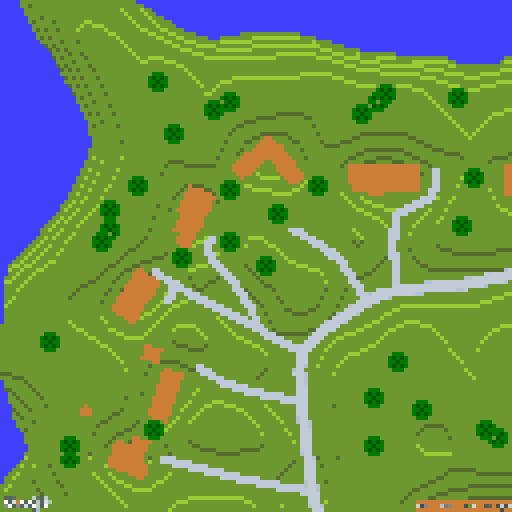
#> input picture map.png, 512 x 512 px
$ python -i map.py   (imports and definitions only)
#> lines starting #> are read from the running program, lines starting #| are printed output that depends on the picture; after the words box and inside, x2 and y2 are one past the last pixel; in counts of white or black regions, pixels touching at a corner belong together
#> further down, picture is the input picture: PIL image 512x512 RGB; mean R, G, B 107.6, 141.5, 79.4
import requests
from PIL import Image
import numpy as np
from io import BytesIO
import os
from scipy.ndimage import gaussian_filter, binary_dilation
import random

# [42 lines left out: function get_google_maps_snapshot, not called in this run]

def convert_to_minecraft_palette(image, max_distance=30):
    """
    Convert image colors to a Minecraft-like palette by mapping each pixel to the closest palette color,
    and apply depth algorithm to water areas.

    Args:
    - image (PIL.Image.Image): The input image.
    - max_distance (float): The maximum color distance to consider for mapping.

    Returns:
    - PIL.Image.Image: The transformed image.
    """
    # Minecraft color palette
    # Original color -> Mapped Minecraft color
    palette = {
        'grass': ((211, 248, 226), (108, 152, 47)),    # Light green -> Grass green
        'water': ((144, 218, 238), (64, 63, 252)),     # Light blue -> Water blue
        'light_grey': ((233, 234, 239), (205, 127, 55)),  # Light grey -> Brown
        # Add more mappings if needed
    }

    # Extract the palette colors and their corresponding Minecraft colors
    original_colors = np.array([color[0] for color in palette.values()])
    minecraft_colors = np.array([color[1] for color in palette.values()])

    # Ensure the image is in RGB mode
    if image.mode != 'RGB':
        image = image.convert('RGB')

    # Convert the image to a NumPy array
    image_array = np.array(image)

    # Reshape the image array to a 2D array of pixels
    pixels = image_array.reshape(-1, 3)

    # Compute the distance between each pixel and each color in the palette
    distances = np.linalg.norm(pixels[:, None] - original_colors[None, :], axis=2)

    # Find the minimum distance and the index of the closest palette color for each pixel
    min_distances = np.min(distances, axis=1)
    closest_color_indices = np.argmin(distances, axis=1)

    # Create a mask for pixels within the max_distance
    within_distance = min_distances <= max_distance

    # Map pixels within the threshold to the closest Minecraft color
    new_pixels = pixels.copy()
    new_pixels[within_distance] = minecraft_colors[closest_color_indices[within_distance]]

    # Reshape the new pixels back to the original image shape
    new_image_array = new_pixels.reshape(image_array.shape)

    # Now process the water areas
    new_image_array = process_water_areas(new_image_array, palette)

    # Convert the modified array back to a PIL image
    return Image.fromarray(new_image_array.astype('uint8'))

def process_water_areas(image_array, palette):
    """
    Process water areas to assign depths and apply patterns.

    Args:
    - image_array (numpy.ndarray): The image array after initial color mapping.
    - palette (dict): The color palette used for mapping.

    Returns:
    - numpy.ndarray: The modified image array with water depths applied.
    """
    # Extract Minecraft water color
    minecraft_water_color = np.array(palette['water'][1])

    # Define colors for deep water
    deep_water_color = np.array([0, 0, 139])  # Darker blue for deep water

    # Create a mask for water pixels
    water_mask = np.all(image_array == minecraft_water_color, axis=-1)
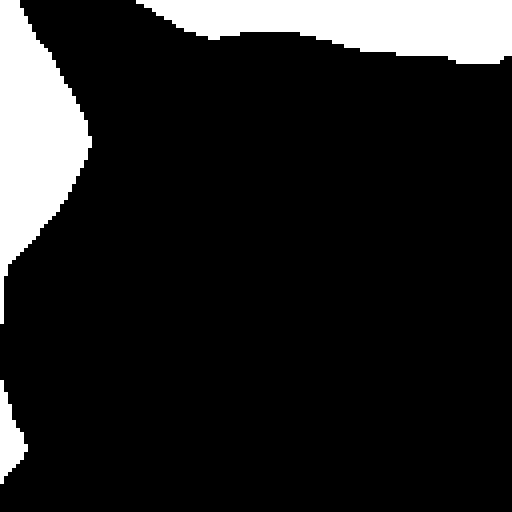
#> water_mask: shape (512, 512) bool; 12.7% white; 3 white regions, box (x1, y1, x2, y2) and area: (136, 0, 512, 64) 15968, (0, 0, 92, 324) 15696, (0, 380, 28, 484) 1504

    # Create a depth map for water pixels (default 0 for shallow)
    depth_map = np.zeros(image_array.shape[:2], dtype=int)

    # Ensure shoreline is shallow
    # First, identify shoreline pixels (water pixels adjacent to non-water pixels)
    structure = np.ones((3, 3))
    dilated_water_mask = binary_dilation(water_mask, structure=structure)
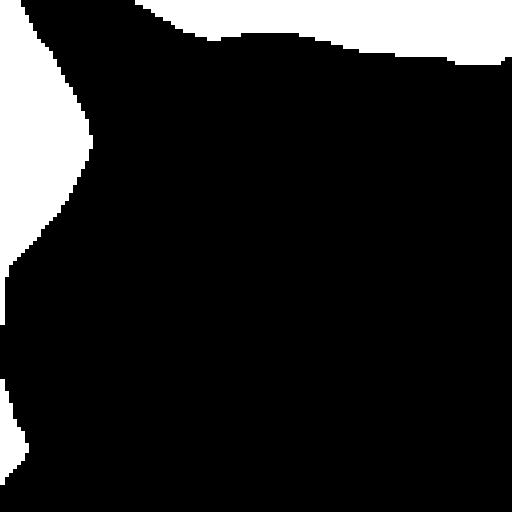
#> dilated_water_mask: shape (512, 512) bool; 13.1% white; 3 white regions, box (x1, y1, x2, y2) and area: (135, 0, 512, 65) 16433, (0, 0, 93, 325) 16185, (0, 379, 29, 485) 1666
    shoreline_mask = water_mask & (~dilated_water_mask | water_mask)

    # Set depth to 0 (shallow) for shoreline pixels
    depth_map[shoreline_mask] = 0

    # For other water pixels, randomly assign deep spots
    # Create a random depth map for water pixels
    random_depth = np.random.rand(*image_array.shape[:2])
    # Smooth the random depth map to create natural-looking deep spots
    smooth_depth = gaussian_filter(random_depth, sigma=5)
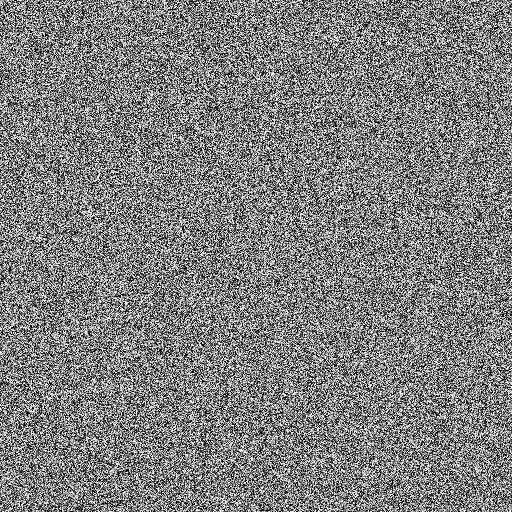
#> random_depth: shape (512, 512) float64; min 3.31e-06, max 1, mean 0.5

    # Normalize and threshold to create deep spots
    deep_threshold = 0.6  # Adjust this value to control the amount of deep water
    deep_spots = (smooth_depth > deep_threshold) & water_mask & (~shoreline_mask)
#> deep_spots: shape (512, 512) bool; every value is 0
    depth_map[deep_spots] = 1  # Set depth to 1 (deep) for deep spots

    # Apply checker pattern to deep water
    checkerboard = (np.indices(depth_map.shape).sum(axis=0) % 2 == 0)
    deep_water_mask = (depth_map == 1)
    image_array[deep_water_mask & checkerboard] = minecraft_water_color
    image_array[deep_water_mask & ~checkerboard] = deep_water_color
    print(f"Number of water pixels: {np.sum(water_mask)}")
#| Number of water pixels: 33168
    print(f"Number of shoreline pixels: {np.sum(shoreline_mask)}")
#| Number of shoreline pixels: 33168
    print(f"Number of deep water pixels after thresholding: {np.sum(deep_spots)}")
#| Number of deep water pixels after thresholding: 0
    print(f"Number of deep water pixels in depth map: {np.sum(deep_water_mask)}")

    return image_array

# [267 lines left out: functions add_fake_elevation, add_trees, scale_up_image, generate_minecraft_map, not called in this run]


# Example usage
# [12 lines not run here, left out]

>>> from PIL import Image
>>> picture = Image.open('map.png')
>>> result = convert_to_minecraft_palette(picture)
